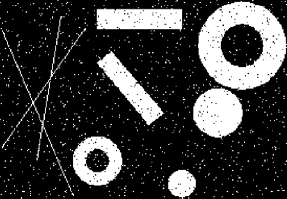
%> input picture code/img2.png, 287 x 199 px
$ octave detect_line_1.m   (GNU Octave 9; MATLAB toolbox functions it lacks are replaced by stand-ins)
%> lines starting %> are read from the running program, lines starting %| are printed output that depends on the picture
% 读取图像
image = imread('img2.png');
%> image is the input picture: size 199x287x3 uint8; mean R, G, B 58.2, 58.1, 58.1

% 将图像转换为灰度图像
grayImage = rgb2gray(image);

% 去噪处理
denoisedImage = medfilt2(grayImage);
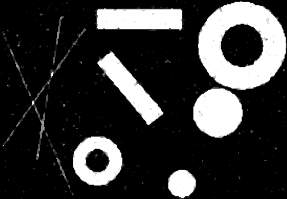
%> denoisedImage: size 199x287 uint8; min 0, max 255, mean 54.3

figure;
imshow(denoisedImage);

% 使用Canny边缘检测算法来检测边缘
edgeImage = edge(denoisedImage, 'Canny');
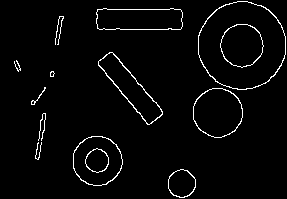
%> edgeImage: size 199x287 logical; 3% white in thin lines or dots

figure;
imshow(edgeImage);
hold on;

se = strel('disk', 5);
closeBW = imclose(edgeImage,se);
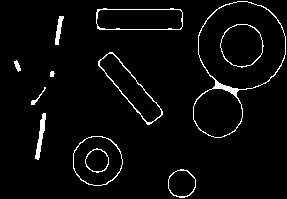
%> closeBW: size 199x287 logical; 3.7% white in thin lines or dots
figure, imshow(closeBW)

% % 运行Hough变换来检测直线
% [H,theta,rho] = hough(edgeImage);
%
% % 设置阈值来选择直线
% threshold = 0.5 * max(H(:));
% peaks = houghpeaks(H, 6, 'Threshold', threshold);
%
% % 提取直线参数
% lines = houghlines(edgeImage, theta, rho, peaks);
%
% % 绘制检测到的直线
% figure, imshow(denoisedImage), hold on
% for k = 1:length(lines)
%     endpoints = [lines(k).point1; lines(k).point2];
%     plot(endpoints(:,1), endpoints(:,2), 'LineWidth', 2, 'Color', 'r');
% end
% hold off
